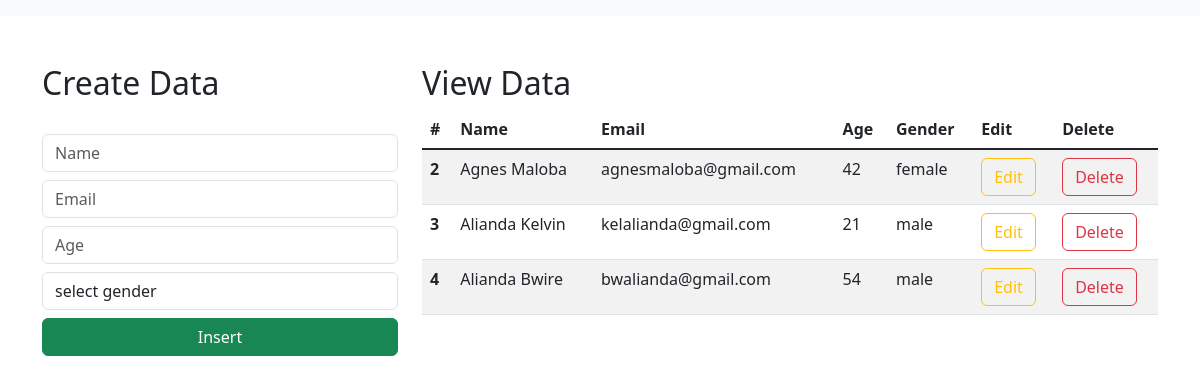
Before: / with the older database file.
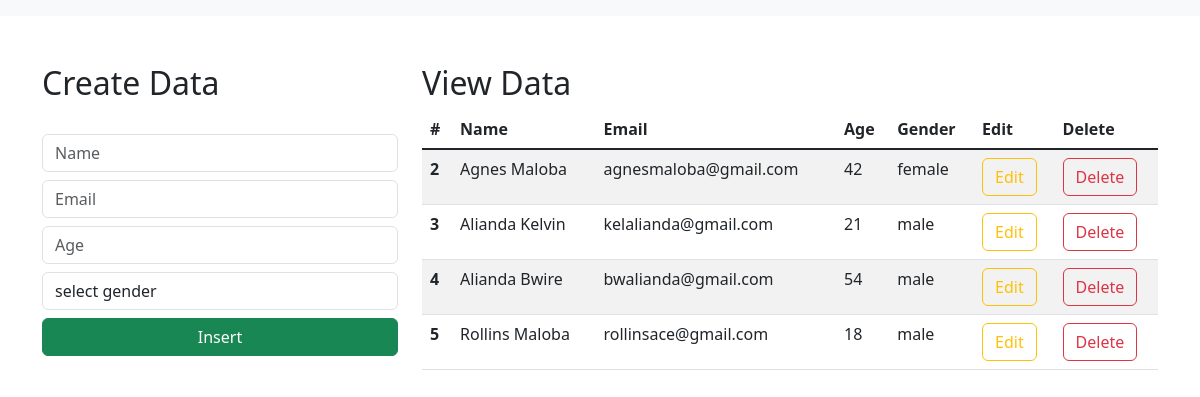
After: the same page with the newer database file.
### CRUD/models.py (models this page shows)
class Student(models.Model):
    name=models.CharField(max_length=30, blank=False, null=False)
    email = models.EmailField()
    age = models.IntegerField()
    gender = models.CharField(max_length=30, blank=False, null=False)

### CRUD/views.py (the view)
# urls.py: 2. Add a URL to urlpatterns:  path('', views.home, name='home')
def home(request):
    data = Student.objects.all()
    return render(request, 'index.html',{"data":data})

### Templates/index.html (shortened to what this page needs)
<html lang="en">
    <link href="https://cdn.jsdelivr.net/npm/bootstrap@5.3.0-alpha1/dist/css/bootstrap.min.css" rel="stylesheet">
  <head>
  </head>
  <body>
    <nav class="navbar navbar-expand-lg bg-body-tertiary">
      </nav>
      <div class="container mt-5">
        <div class="row">
            <div class="col-md-4">
                <h2>Create Data</h2>
                <br>
                <form action="/insert" method="post">
                    <div class="form-group">
                        <input type="text" class="form-control" placeholder="Name" name="name" required>
                    </div>
                    <div class="form-group">
                        <input type="email" class="form-control  mt-2" placeholder="Email" name="email" required>
                    </div>
                    <div class="form-group">
                        <input type="number" class="form-control  mt-2" placeholder="Age" name="age" required>
                    </div>
                    <div class="form-group mt-2">
                        <select id="gender" name="gender" class="form-control" required>
                            <option selected>select gender</option>
                        </select>
                    </div>
                    <div class="d-grid gap-2">
                        <button class="btn btn-success mt-2" type="submit">Insert</button>
                    </div>
                </form>
            </div>
            <div class="col-md-8">
                <h2>View Data</h2>
                <table class="table table-striped table-hover">
                    <thead>
                      <tr>
                        <th scope="col">#</th>
                        <th scope="col">Name</th>
                        <th scope="col">Email</th>
                        <th scope="col">Age</th>
                        <th scope="col">Gender</th>
                        <th scope="col">Edit</th>
                        <th scope="col">Delete</th>
                      </tr>
                    </thead>
                    <tbody class="table-group-divider">
                    {% for d in data %}
                      <tr>
                        <th scope="row">{{d.id}}</th>
                        <td>{{d.name}}</td>
                        <td>{{d.email}}</td>
                        <td>{{d.age}}</td>
                        <td>{{d.gender}}</td>
                        <td><a href="/update/{{d.id}}" type="button" class="btn btn-outline-warning">Edit</a></td>
                        <td><a href="/delete/{{d.id}}" type="button" class="btn btn-outline-danger">Delete</a></td>
                      </tr>
                    {% endfor %}
                    </tbody>
                  </table>
            </div>
        </div>
      </div>
  </body>
</html>

Changed rows visible on the page:
added Student: id "5", name "Rollins Maloba", email "rollinsace@gmail.com", age "18", gender "male"
